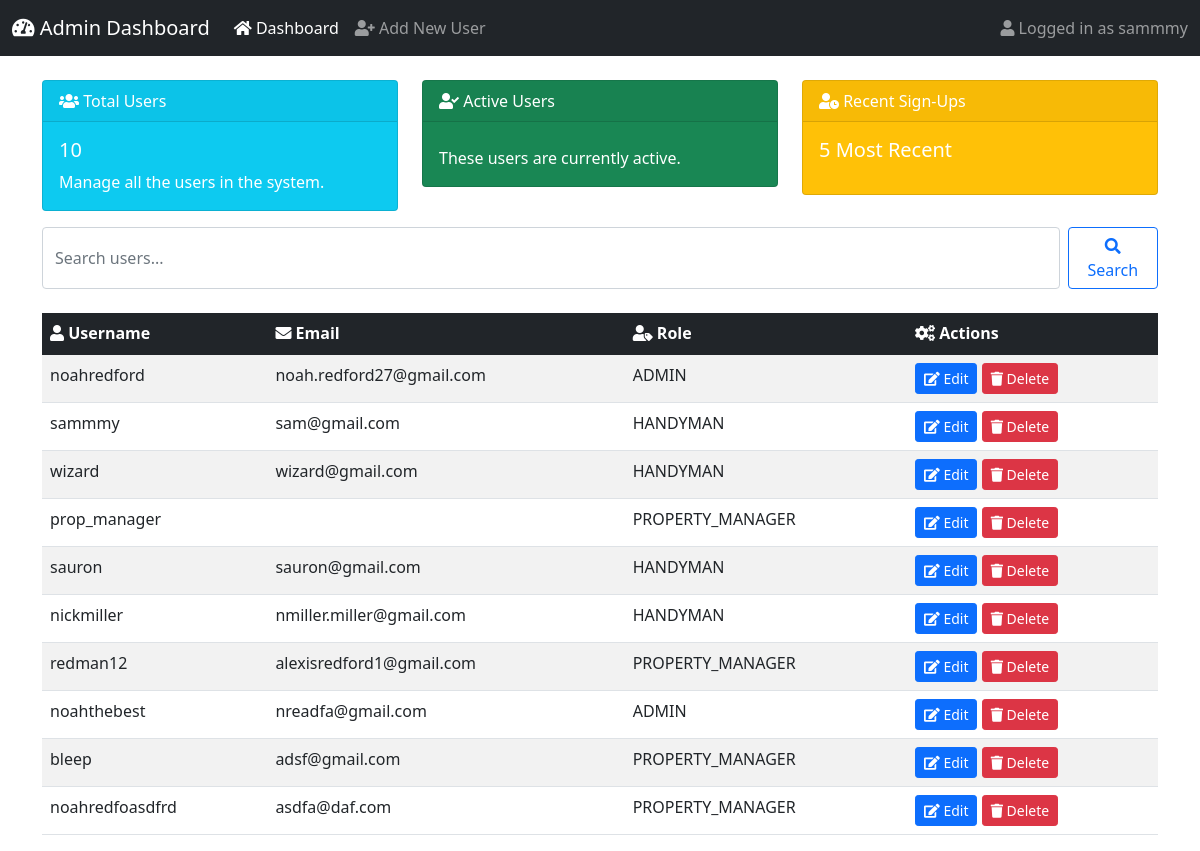
Screenshot of /admin-only/ (signed in) with the database file from the repository.
### users/models.py (models this page shows, shortened)
class CustomUser(AbstractUser):
    ROLE_CHOICES = [
        ('ADMIN', 'Admin'),
        ('PROPERTY_MANAGER', 'Property Manager'),
        ('HANDYMAN', 'Handyman/Contractor'),
        ('CLIENT', 'Client'),
    ]
    role = models.CharField(max_length=20, choices=ROLE_CHOICES, default='CLIENT')

### users/views.py (the view)
# urls.py: path('admin-only/', views.admin_only_view, name='admin_only_view'),
def admin_only_view(request):
    users = CustomUser.objects.all()
    user_count = users.count()
    return render(request, 'dashboard/admin-dashboard.html', {
        'users': users,
        'user_count': user_count,
    })

### templates/dashboard/admin-dashboard.html (shortened to what this page needs)
<!DOCTYPE html>
<html lang="en">
<head>
    <link href="https://cdn.jsdelivr.net/npm/bootstrap@5.1.3/dist/css/bootstrap.min.css" rel="stylesheet">
    <link rel="stylesheet" href="https://cdnjs.cloudflare.com/ajax/libs/font-awesome/5.15.4/css/all.min.css">
</head>
<body>
    <nav class="navbar navbar-expand-lg navbar-dark bg-dark">
        <div class="container-fluid">
            <a class="navbar-brand" href="#"><i class="fas fa-tachometer-alt"></i> Admin Dashboard</a>
            <div class="collapse navbar-collapse" id="navbarNav">
                <ul class="navbar-nav me-auto">
                    <li class="nav-item">
                        <a class="nav-link active" href="{% url 'admin_dashboard' %}"><i class="fas fa-home"></i> Dashboard</a>
                    </li>
                    <li class="nav-item">
                        <a class="nav-link" href="{% url 'add_user' %}"><i class="fas fa-user-plus"></i> Add New User</a>
                    </li>
                </ul>
                <span class="navbar-text">
                    <i class="fas fa-user"></i> Logged in as {{ user.username }}
                </span>
            </div>
        </div>
    </nav>
    <div class="container mt-4">
        <div class="row">
            <div class="col-md-4">
                <div class="card text-white bg-info mb-3">
                    <div class="card-header"><i class="fas fa-users"></i> Total Users</div>
                    <div class="card-body">
                        <h5 class="card-title">{{ user_count }}</h5>
                        <p class="card-text">Manage all the users in the system.</p>
                    </div>
                </div>
            </div>
            <div class="col-md-4">
                <div class="card text-white bg-success mb-3">
                    <div class="card-header"><i class="fas fa-user-check"></i> Active Users</div>
                    <div class="card-body">
                        <p class="card-text">These users are currently active.</p>
                    </div>
                </div>
            </div>
            <div class="col-md-4">
                <div class="card text-white bg-warning mb-3">
                    <div class="card-header"><i class="fas fa-user-clock"></i> Recent Sign-Ups</div>
                    <div class="card-body">
                        <h5 class="card-title">5 Most Recent</h5>
                    </div>
                </div>
            </div>
        </div>
        <div class="row">
            <div class="col-12">
                <form class="d-flex" method="GET" action="{% url 'admin_dashboard' %}">
                    <input class="form-control me-2" type="search" name="q" placeholder="Search users..." value="{{ query }}" aria-label="Search">
                    <button class="btn btn-outline-primary" type="submit"><i class="fas fa-search"></i> Search</button>
                </form>
            </div>
        </div>
        <div class="row mt-4">
            <div class="col-12">
                <table class="table table-striped table-hover">
                    <thead class="table-dark">
                        <tr>
                            <th><i class="fas fa-user"></i> Username</th>
                            <th><i class="fas fa-envelope"></i> Email</th>
                            <th><i class="fas fa-user-tag"></i> Role</th>
                            <th><i class="fas fa-cogs"></i> Actions</th>
                        </tr>
                    </thead>
                    <tbody>
                        {% for user in users %}
                        <tr>
                            <td>{{ user.username }}</td>
                            <td>{{ user.email }}</td>
                            <td>{{ user.role }}</td>
                            <td>
                                <a href="{% url 'edit_user' user.id %}" class="btn btn-sm btn-primary"><i class="fas fa-edit"></i> Edit</a>
                                <a href="{% url 'delete_user' user.id %}" class="btn btn-sm btn-danger"><i class="fas fa-trash"></i> Delete</a>
                            </td>
                        </tr>
                        {% endfor %}
                    </tbody>
                </table>
            </div>
        </div>
    </div>
</body>
</html>

### rows the page displays
CustomUser: username "sammmy", email "sam@gmail.com", role "HANDYMAN"
CustomUser: username "noahredford", email "noah.redford27@gmail.com", role "ADMIN"
CustomUser: username "wizard", email "wizard@gmail.com", role "HANDYMAN"
CustomUser: username "prop_manager", role "PROPERTY_MANAGER"
CustomUser: username "sauron", email "sauron@gmail.com", role "HANDYMAN"
CustomUser: username "nickmiller", email "nmiller.miller@gmail.com", role "HANDYMAN"
CustomUser: username "redman12", email "alexisredford1@gmail.com", role "PROPERTY_MANAGER"
CustomUser: username "noahthebest", email "nreadfa@gmail.com", role "ADMIN"
CustomUser: username "bleep", email "adsf@gmail.com", role "PROPERTY_MANAGER"
CustomUser: username "noahredfoasdfrd", email "asdfa@daf.com", role "PROPERTY_MANAGER"

### other values shown
{{ user_count }} "10"
